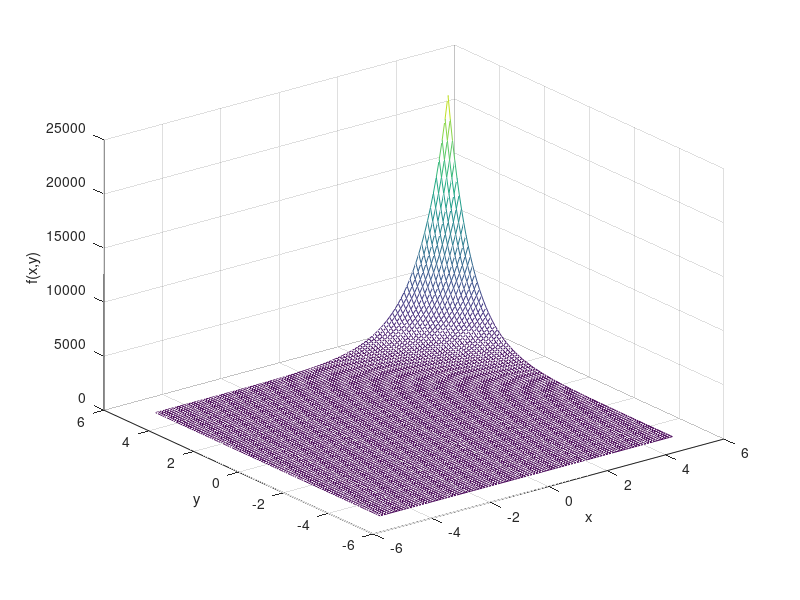

This chart was generated by the following MATLAB code: (Note: this script raises an error after producing the figure.)
function [] = Przyklad3()
%% Sebastian Szarafin 313460
% Sprawdzenie wyniku przybliżenia całki funkcji f=exp(x+y). 
% Wynik z Wolframa: ~22024.5
format long
a=-5; b=5; c=-5; d=5; 
f=@(x,y)exp(x+y);
correct=22024.5;

x=a:0.1:b;
y=c:0.1:d;
figure(1);
[X, Y]=meshgrid(x, y);
mesh(X, Y, f(X,Y));
xlabel("x");
ylabel("y");
zlabel("f(x,y)");

N=[1 10 100 1000 10000]; M=[1 10 100 1000 10000]; 
t=correct*ones(5,1); w=ones(5,1); e=ones(5,1); 
for i=1:5
    w(i)=IntegralSimpRectMain(f,a,b,c,d,N(i),M(i));
    e(i)=abs(w(i)-t(i));
end

T=table(N',M',w,t,e);
T.Properties.VariableNames={'N','M','uzyskany','teoretyczny','błąd'};
disp(T);

end

